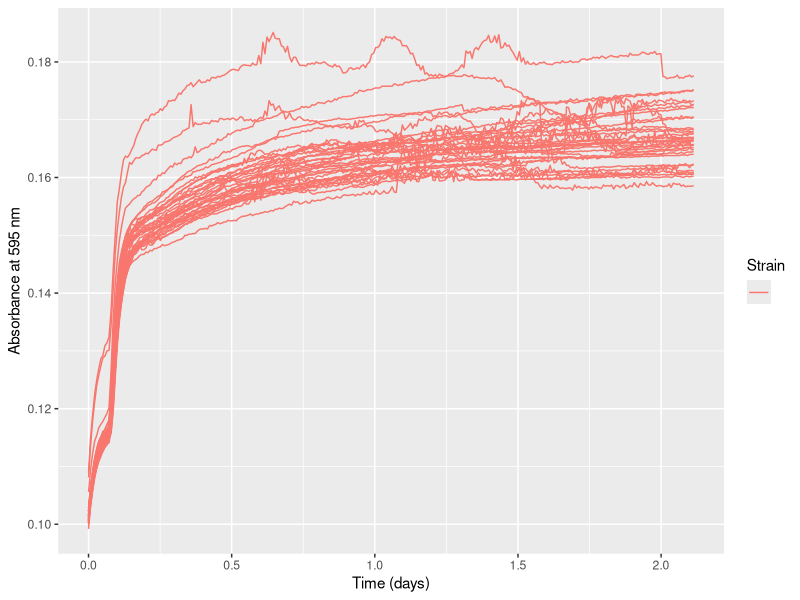
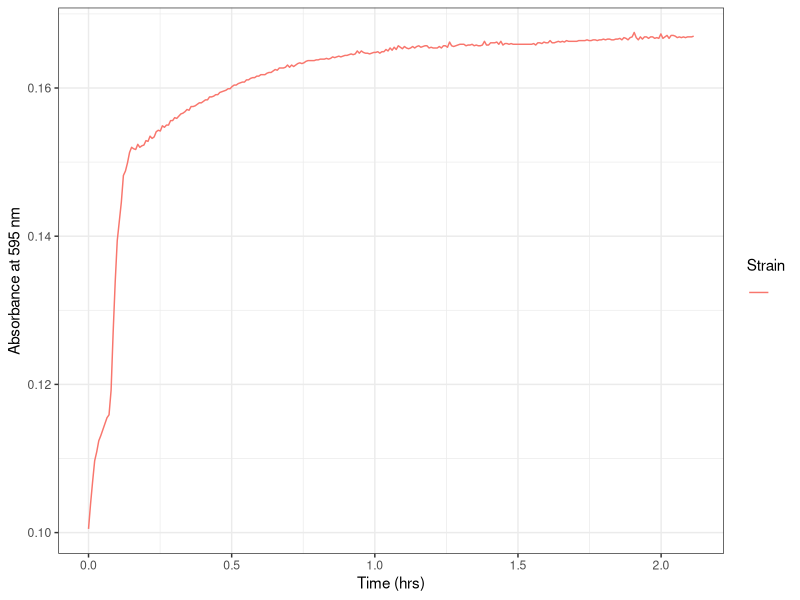
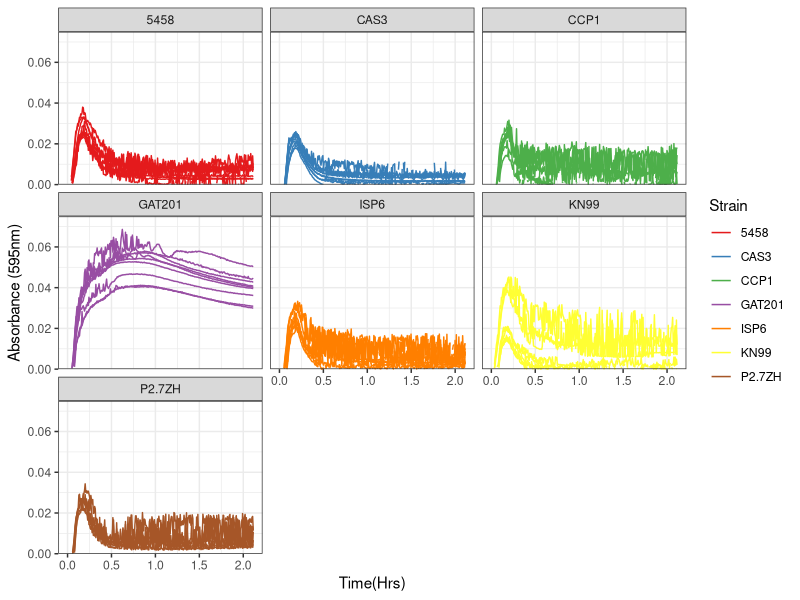

Generate these figures, in order, with R: (Note: this script raises an error after producing the figures.)
## ---- chunk 1
knitr::opts_chunk$set(echo = TRUE)
## ---- chunk 2

library("reshape2")
library(dplyr)
library(ggplot2)
library(tidyverse)
library(rmarkdown)
library(cowplot)
library(yaml)
library(knitr)
## ---- chunk 3

rawdata <- read.csv("../Input/20230329_RPMI_Gat201Targets_Plate5_csv.csv")

## ---- chunk 4

 rawdata_day<-mutate(rawdata, Time = Time/86400)

## ---- chunk 5

reshaped <- melt(rawdata_day, id=c("Time", "Temp"), 
                              variable.name="Well",
                              value.name="OD595")

summary(reshaped)
## ---- chunk 6

platemap <- read.csv("../Input/20230329_RPMI_Gat201Targets_Plate5_setup.csv")
head(platemap, n=50)


## ---- chunk 7

annotated <- inner_join(reshaped, platemap, by="Well")
 
## ---- chunk 8

ggplot(data=filter(annotated,Strain==""),
           aes(x=Time, y=OD595, color=Strain, group = Well)) + 
       geom_line() + 
       labs(x="Time (days)", y="Absorbance at 595 nm")
## ---- chunk 9

ggplot(data=filter(annotated,Well=="B12"), 
       aes(x=Time, y=OD595, color=Strain, group = Well)) + 
       geom_line() + 
     theme_bw()+
     labs(x="Time (hrs)", y="Absorbance at 595 nm")

## ---- chunk 10

blank_OD_summary <- annotated %>%
  filter(Strain=="") %>%
   filter(Well != "A2") %>%
  filter(Well != "A7") %>%
  filter(Well != "A12") %>%
  filter(Well != "H1") %>%
  filter(Well != "H3") %>%
  filter(Well != "H4") %>%
  filter(Well != "H5") %>%
  filter(Well != "H6") %>%
  filter(Well != "H9") %>%
  filter(Well != "H11") %>%
  filter(Well != "B1") %>%
  filter(Well != "D1") %>%
  filter(Well != "F1") %>%
  
    group_by(Media) %>%
  summarise(OD_median=median(OD595),
            OD_mean=mean(OD595),
            OD_max=max(OD595),
            OD_min=min(OD595))
print(blank_OD_summary)
## ---- chunk 11

normalisedOD <- annotated %>%
  left_join(blank_OD_summary, by="Media") %>%
  mutate(OD_corrected = OD595 - OD_median)

## ---- chunk 12

ggplot(data=normalisedOD %>%
                      filter(Strain != ""), 
                      aes(x=Time, y=OD_corrected, color=Strain, group = Well)) + 
       geom_line() + 
       scale_y_continuous(limits=c(0,0.075),expand=c(0,0))+
       facet_wrap(Strain ~ .)+
  
       labs(x = "Time(Hrs)",
            y = "Absorbance (595nm)") +
       theme(text = element_text(size = 20))+
       theme_bw()+
       scale_color_brewer(palette="Set1")
## ---- chunk 13
ggplot(data=normalisedOD %>%
                      filter(Strain == "P2.7ZH (dbl GAT201)"), 
                      aes(x=Time, y=OD_corrected, color=Strain, group = Well)) + 
       geom_line() + 
       scale_y_continuous(limits=c(0,0.15),expand=c(0,0))+
       facet_wrap(Biorep ~ .)
  
       labs(x = "Time(Hrs)",
            y = "Absorbance (595nm)") +
       theme(text = element_text(size = 20))+
       theme_bw()+
       scale_color_brewer(palette="Set1")
## ---- chunk 14

ggplot(data=normalisedOD  %>%
    dplyr::mutate(Strain = factor(Strain, levels = c("KN99 (WT)","GAT201","CAS3","CCP1","ISP6","CNAG_05458", "P2.7ZH (dbl GAT201)")))%>%
                     filter(Strain != ""), 
                      aes(x=Time, y=OD_corrected, color=Strain)) + 
       #geom_line(aes(group = Well), size = 0.2, alpha = 0.2) + 
       stat_summary(fun = "median", geom = "line", size = 1) +
       #scale_y_continuous(limits=c(0,0.5),expand=c(0,0), breaks = c(0, 0.05, 0.1)) +
  
       labs(x = "Number of Days",
            y = "Absorbance (595nm)",
            title = "GAT201 Targets", subtitle = "Plate 5: RPMI at 37 degrees") +
           
       theme_bw() +
       theme(text = element_text(size = 15))+
       theme(axis.title = element_text(size = 25))+
       theme(axis.title.y=element_blank()) +
       theme(axis.ticks.length = unit(0.3, "cm"))+
       theme(title = element_text(size = 20))+
       theme(panel.grid.minor = element_blank())+
       theme(legend.title = element_text(size = 25))+
      theme(legend.background = element_rect(fill = "transparent", color=NA))+
  theme(legend.key = element_rect(fill = "transparent", color=NA))+
       theme (plot.background =  element_rect(fill = "transparent", color=NA), 
         panel.background = element_rect(fill = "transparent", color=NA),)+
      theme(panel.border = element_rect(linetype = "solid", colour = "black", size = 2))+
   theme(plot.title = element_text(hjust = 0.5), plot.subtitle = element_text(hjust = 0.5) )+
       scale_color_brewer(palette="Set1")
       
## ---- chunk 15

ggsave("../Results/AllSummaryPR5.png",width = 6.6,height=5)
## ---- chunk 16

ggplot(data=normalisedOD  %>%
    dplyr::mutate(Strain = factor(Strain, levels = c("KN99 (WT)","GAT201","CAS3","CCP1","ISP6", "CNAG_05458")))%>%
                     filter(Strain != ""), 
                      aes(x=Time, y=OD_corrected, color=Strain)) + 
       #geom_line(aes(group = Well), size = 0.2, alpha = 0.2) + 
       stat_summary(fun = "median", geom = "line", size = 1) +
       #scale_y_continuous(limits=c(0,0.5),expand=c(0,0), breaks = c(0, 0.05, 0.1)) +
  
       labs(x = "Number of Days",
            y = "Absorbance (595nm)",
            title = "GAT201 Targets", subtitle = "Plate 5: RPMI at 37 degrees") +
           
       theme_bw() +
       theme(text = element_text(size = 15))+
       theme(axis.title = element_text(size = 25))+
       
       theme(axis.ticks.length = unit(0.3, "cm"))+
       theme(title = element_text(size = 20))+
       theme(panel.grid.minor = element_blank())+
       theme(legend.title = element_text(size = 25))+
      theme(legend.background = element_rect(fill = "transparent", color=NA))+
  theme(legend.key = element_rect(fill = "transparent", color=NA))+
       theme (plot.background =  element_rect(fill = "transparent", color=NA), 
         panel.background = element_rect(fill = "transparent", color=NA),)+
      theme(panel.border = element_rect(linetype = "solid", colour = "black", size = 2))+
   theme(plot.title = element_text(hjust = 0.5), plot.subtitle = element_text(hjust = 0.5) )+
       scale_color_brewer(palette="Set1")
       
## ---- chunk 17

ggsave("../Results/AllSummaryPR5nodblGAT201.png",width = 6.6,height=5)
## ---- chunk 18

ggplot(data=normalisedOD %>%
    dplyr::mutate(Strain = factor(Strain, levels = c("KN99 (WT)","GAT201","CAS3","CCP1","ISP6","CNAG_05458", "P2.7ZH (dbl GAT201)")))%>%
                     filter(Strain != ""), 
                      aes(x=Time, y=OD_corrected, color=Strain)) + 
       geom_line(aes(group = Well), size = 0.2, alpha = 0.2) + 
       stat_summary(fun = "median", geom = "line", size = 1) +
       #scale_y_continuous(limits=c(0,0.5),expand=c(0,0), breaks = c(0, 0.05, 0.1)) +
   
       labs(x = "Number of Days",
            y = "Absorbance (595nm)",
            title = "GAT201 Targets", subtitle = "Plate 5: RPMI at 37 degrees") +
 
       theme_bw() +
       theme(text = element_text(size = 15))+
       theme(axis.title = element_text(size = 20)) +
  theme(axis.ticks.length = unit(0.3, "cm"))+
       theme(title = element_text(size = 20))+
    
       theme(legend.title = element_text(size = 15))+
  theme(panel.grid.minor = element_blank())+
   theme(plot.title = element_text(hjust = 0.5), plot.subtitle = element_text(hjust = 0.5) )+
  
       scale_color_brewer(palette="Set1")
## ---- chunk 19

ggsave("../Results/AllStatSummaryPlate5.png",width = 6.6,height=5)
